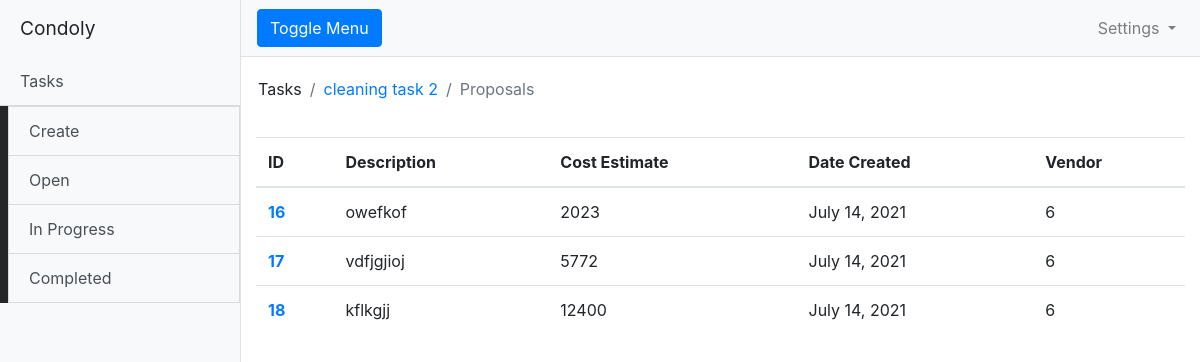
Screenshot of /tasks/19/proposals (signed in) with the database file from the repository.
### model.py (models this page shows, shortened)
class Task:
    def __init__(self, name, category, description, due_by, status, user_id, org_id):
        self.name = name
        self.category = category
        self.description = description
        self.due_by = due_by
        self.status = status
        self.user_id = user_id
        self.org_id = org_id
        self.created_at = datetime.datetime.now()
        self.proposals = list()
        self.task_msgs = list()
        self.images = None
        self.vendors_assigned = []
        self.admin_approved = 'false'
        self.accepted_proposal_id = None

class Proposal:
    def __init__(self, content, cost_estimate, time_estimate_days, time_estimate_hours, status, created_by, org_id):
        self.content = content
        self.cost_estimate = cost_estimate
        self.time_estimate_days = time_estimate_days
        self.time_estimate_hours = time_estimate_hours
        self.status = status
        self.created_by = created_by
        self.org_id = org_id
        self.created_at = datetime.datetime.now()
        self.lines = list()

class Organization:
    def __init__(self, name, org_type):
        self.name = name
        self.org_type = org_type
        self.admin_approved = 'false'
        self.approval_type = 'new'

### app.py (the view)
@app.route('/tasks/<int:task_id>/proposals', methods=['GET'])
def list_proposals(task_id):
    session = get_session()
    if flask_session["user_type"] == "Vendor":
        proposals = session.query(model.Proposal).filter(and_(model.Proposal.task_id == task_id, model.Proposal.org_id == flask_session["org_id"])).all()
    else:
        proposals = session.query(model.Proposal).filter(model.Proposal.task_id == task_id).all()
    task = session.query(model.Task).filter_by(id=task_id).one()
    return render_template('proposals_for_task.html', proposals=proposals, user_type=flask_session["user_type"], task_id=task_id, task_name=task.name)

### app.py (called while the page is built)
@login_manager.user_loader
def load_user(user_id):
    if user_id is not None:
        session = get_session()
        return session.query(model.User).filter_by(id=user_id).one()
    return None

### templates/proposals_for_task.html (shortened to what this page needs)
{% extends "base.html" %}
{% block content %}
        <div class="row">
	<nav class="row">
        <nav class="navbar">
          <ol class="breadcrumb bg-white">
            <li class="breadcrumb-item">Tasks</li>
            <li class="breadcrumb-item"><a href="{{ url_for('view_task', id=task_id)}}">{{ task_name  }}</a></li>
            <li class="breadcrumb-item active" aria-current="page">Proposals</li>
          </ol>
        </nav>
	</nav>
        </div>
        <table class="table">
          <thead>
            <tr>
              <th scope="col">ID</th>
              <th scope="col">Description</th>
	      <th scope="col">Cost Estimate</th>
              <th scope="col">Date Created</th>
	      {% if user_type == 'Vendor'  %}
	      <th scope="col">Created By</th>
	      {% else %}
	      <th scope="col">Vendor</th>
	      {%  endif %}
            </tr>
          </thead>
          <tbody>
	    {% for proposal in proposals %}
            <tr>
	      <th scope="row"><a href="{{ url_for('view_proposal', id=proposal.id, task_id=task_id)   }}">{{ proposal.id  }}</a></th>
	      <td>{{ proposal.content }}</td>
	      <td>{{ proposal.cost_estimate }}</td>
	      <td>{{ proposal.created_at.strftime('%B %d, %Y') }}</td>
	      {% if user_type == 'Vendor'  %}
	      <td>{{ proposal.user.first_name }} {{ proposal.user.last_name }}</td>
	      {% else %}
              <td>{{ proposal.vendor_org.id }}</td>
	      {% endif  %}
            </tr>
	    {% endfor  %}
          </tbody>
          </table>
	  {% endblock  %}

### rows the page displays
Task: name "cleaning task 2"
Proposal: id "16", content "owefkof", cost_estimate "2023", created_at "July 14, 2021", vendor_org.id "6"
Proposal: id "17", content "vdfjgjioj", cost_estimate "5772", created_at "July 14, 2021", vendor_org.id "6"
Proposal: id "18", content "kflkgjj", cost_estimate "12400", created_at "July 14, 2021", vendor_org.id "6"
